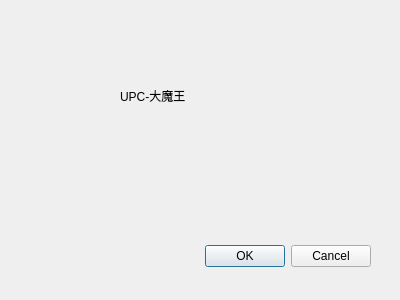
<?xml version="1.0" encoding="UTF-8"?>
<ui version="4.0">
 <class>AboutAuthor</class>
 <widget class="QDialog" name="AboutAuthor">
  <property name="geometry">
   <rect>
    <x>0</x>
    <y>0</y>
    <width>400</width>
    <height>300</height>
   </rect>
  </property>
  <property name="windowTitle">
   <string>Dialog</string>
  </property>
  <property name="windowIcon">
   <iconset resource="resources.qrc">
    <normaloff>:/n/res/aboutAuthor.png</normaloff>:/n/res/aboutAuthor.png</iconset>
  </property>
  <widget class="QDialogButtonBox" name="buttonBox">
   <property name="geometry">
    <rect>
     <x>30</x>
     <y>240</y>
     <width>341</width>
     <height>32</height>
    </rect>
   </property>
   <property name="orientation">
    <enum>Qt::Horizontal</enum>
   </property>
   <property name="standardButtons">
    <set>QDialogButtonBox::Cancel|QDialogButtonBox::Ok</set>
   </property>
  </widget>
  <widget class="QLabel" name="label">
   <property name="geometry">
    <rect>
     <x>120</x>
     <y>70</y>
     <width>151</width>
     <height>51</height>
    </rect>
   </property>
   <property name="font">
    <font>
     <pointsize>9</pointsize>
    </font>
   </property>
   <property name="text">
    <string>UPC-大魔王</string>
   </property>
  </widget>
 </widget>
 <resources>
  <include location="resources.qrc"/>
 </resources>
 <connections>
  <connection>
   <sender>buttonBox</sender>
   <signal>accepted()</signal>
   <receiver>AboutAuthor</receiver>
   <slot>accept()</slot>
   <hints>
    <hint type="sourcelabel">
     <x>248</x>
     <y>254</y>
    </hint>
    <hint type="destinationlabel">
     <x>157</x>
     <y>274</y>
    </hint>
   </hints>
  </connection>
  <connection>
   <sender>buttonBox</sender>
   <signal>rejected()</signal>
   <receiver>AboutAuthor</receiver>
   <slot>reject()</slot>
   <hints>
    <hint type="sourcelabel">
     <x>316</x>
     <y>260</y>
    </hint>
    <hint type="destinationlabel">
     <x>286</x>
     <y>274</y>
    </hint>
   </hints>
  </connection>
 </connections>
</ui>
